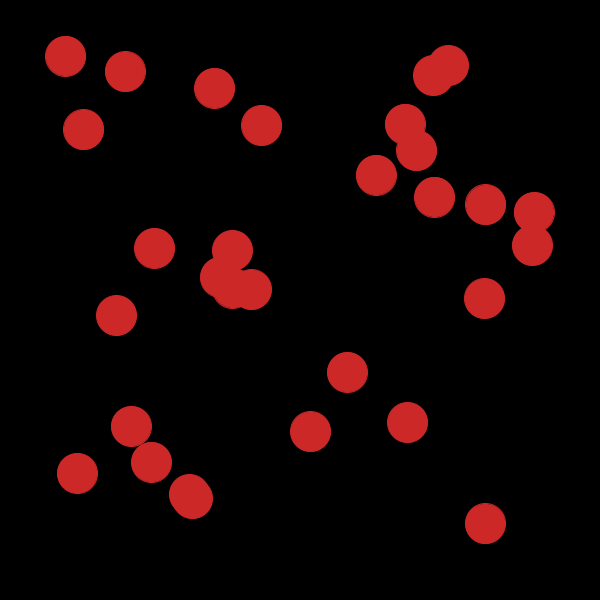
Frame 1 (no input)
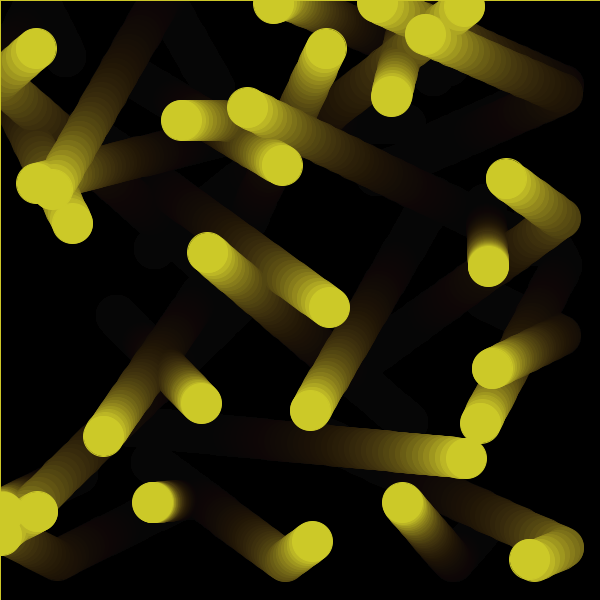
Frame 60 (the mouse pressed at the canvas centre just before this capture)
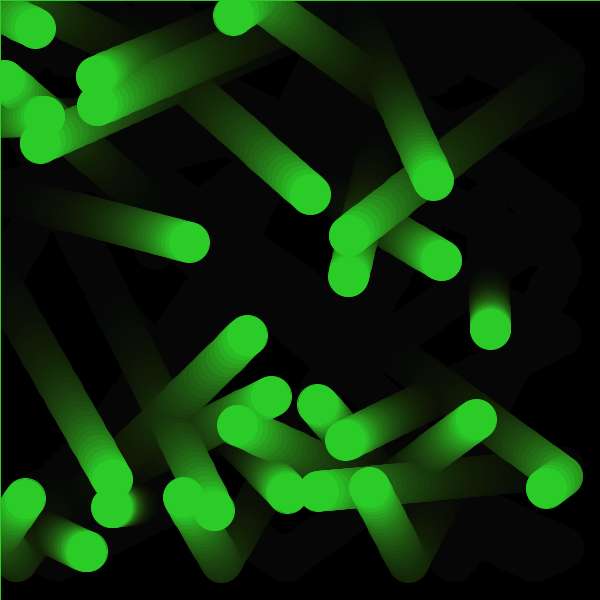
Frame 120 (the mouse held since frame 60 and released just before this capture)

The Processing sketch that drew these frames (run headless with seeded random() and noise(); from frame 60 on, the mouse is pressed at the canvas centre):

// Processing sketch: sketch5442
// ── sketch5442.pde
float[]x = new float[30];
float[]y = new float[30];
float[]dx = new float[30];
float[]dy = new float[30];
int h;
int r = 40;

void setup(){
  size(600,600);
  frameRate(100);
   for( int i=0; i<30;i++){
    x[i] = (float)random(r,width-r);
    y[i] = (float)random(r,height-r);
    dx[i] = (float)random(-5,6);
    dy[i] = (float)random(-5,6);
   }
  colorMode(HSB,360,100,100);
  fill(200,80,80);
  background(0);
  smooth();
}
void draw(){  
  fill(0,20);
  rect(0,0,width,height);
  fill(h%360,80,80);
  stroke(h%360,80,80);
  h++;
  for( int i=0; i<30;i++){
    ellipse(x[i],y[i],r,r);
    x[i] = x[i] + dx[i];
    y[i] = y[i] + dy[i];
    
  if( x[i] > width-r ||x[i]<0 ){
    dx[i] = -dx[i];
  }
  if( y[i] > height-r || y[i] < 0 ){
    dy[i] = -dy[i];
  }

  }
}
  
  
